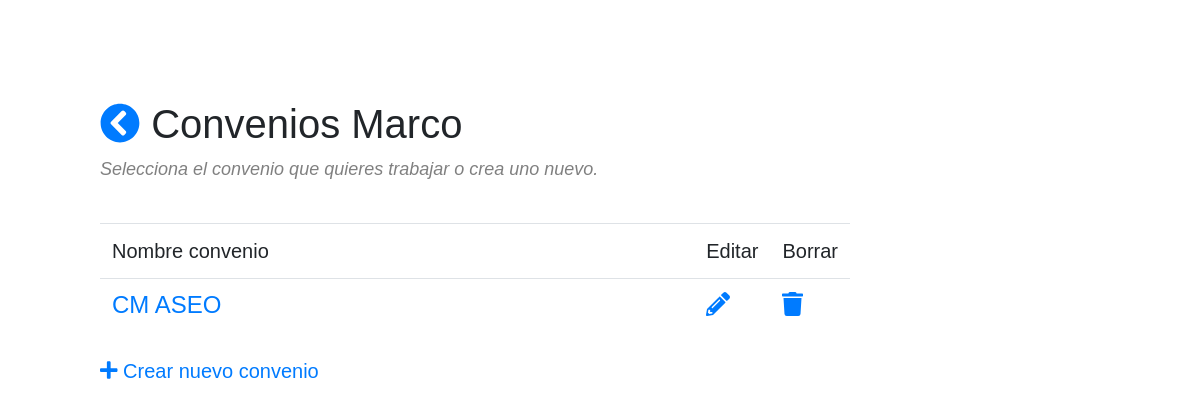
Page /bids on the earlier database version.
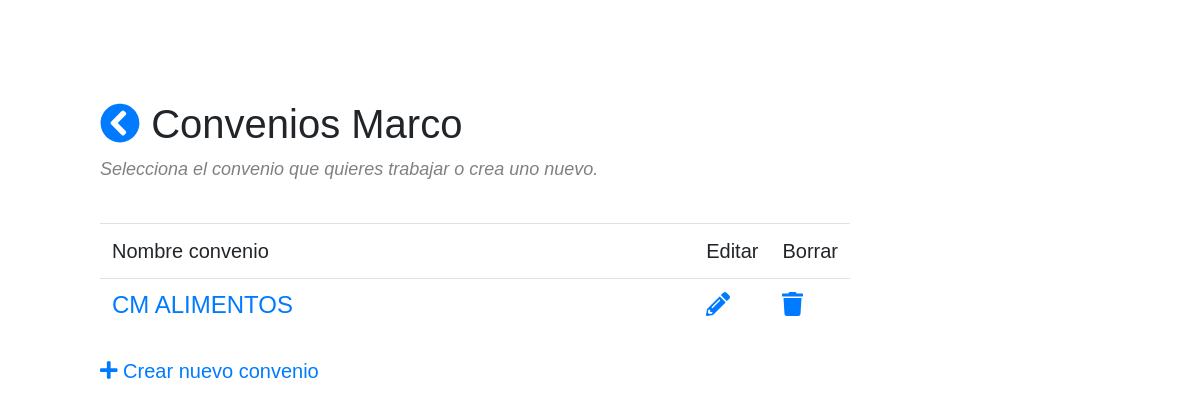
Same page on the later database version.
### catalog/models.py (models this page shows, shortened)
class Bid(models.Model):
	name = models.CharField(max_length = 256, unique = True)
	max_category_level = models.IntegerField(
		validators=[
            MaxValueValidator(4),
            MinValueValidator(1)
        ])
	max_products_alternatives = models.IntegerField(
		validators=[
            MaxValueValidator(20),
            MinValueValidator(1)
        ])
	def __str__(self):
		return self.name

### catalog/views.py (the view)
class BidList(ListView):
	model = Bid
	template_name = "catalog/bid_list.html"

### catalog/templates/catalog/bid_list.html
{% extends "base_bootstrap.html" %}
{% block content %}
<div class=header>
	<h1>
		<a href="{% url 'catalog:index'%}"> <i class="fa fa-chevron-circle-left"></i></a>
		Convenios Marco
	</h1>
	<div class =note> Selecciona el convenio que quieres trabajar o crea uno nuevo.</div>
</div>
{% if bid_list %}
	<table class="table table-hover" style="width: 750px;">
		<thead>
			<tr>
				<td> Nombre convenio </td>
				<td> Editar </td>
				<td> Borrar </td>
			</tr>
		</thead>
		<tbody>
		    {% for bid in bid_list %}
		    	<tr>
		    		<td style="width: 80%">
		    			<h4><a href="{% url 'catalog:bid_detail' bid.id %}">{{ bid }}</a><h4>
		    		</td>
		    		<td>
		    			<h4><a href="{% url 'catalog:bid_update' bid.id %}"><i class="fa fa-pencil-alt"></i></a></h4>
				    <td>
				      <h4><a href="{% url 'catalog:bid_delete' bid.id %}"><i class="fa fa-trash"></i></a></h4>
			    	</td>
			    </tr>
			{% endfor %}
		</tbody>
	</table>
{% else %}
  <em>No existe ningún convenio marco.</em>
{% endif %}
<div style="width: 80%">
	<a href="{% url 'catalog:bid_create' %}"><i class="fa fa-plus"></i> Crear nuevo convenio</a>
</div>
{% endblock %}

Differences in the rows shown:
removed Bid: name "CM ASEO"
added Bid: name "CM ALIMENTOS"
